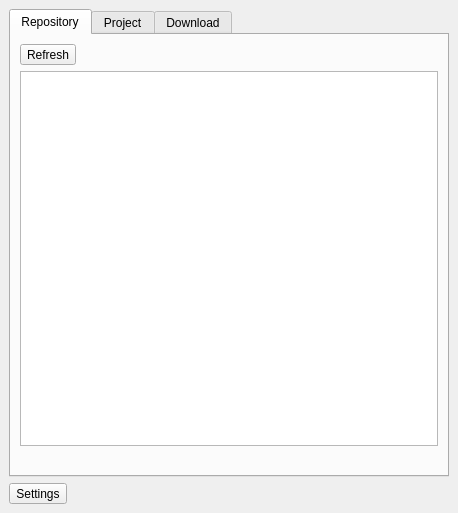
<?xml version="1.0" encoding="UTF-8"?>
<ui version="4.0">
 <class>ToolbarDockWidgetBase</class>
 <widget class="QDockWidget" name="ToolbarDockWidgetBase">
  <property name="geometry">
   <rect>
    <x>0</x>
    <y>0</y>
    <width>458</width>
    <height>513</height>
   </rect>
  </property>
  <property name="minimumSize">
   <size>
    <width>336</width>
    <height>505</height>
   </size>
  </property>
  <property name="windowTitle">
   <string>Riverscapes</string>
  </property>
  <widget class="QWidget" name="dockWidgetContents">
   <layout class="QVBoxLayout" name="verticalLayout">
    <item>
     <widget class="QTabWidget" name="tabWidget">
      <property name="currentIndex">
       <number>0</number>
      </property>
      <widget class="QWidget" name="tabRepository">
       <attribute name="title">
        <string>Repository</string>
       </attribute>
       <layout class="QVBoxLayout" name="verticalLayout_3">
        <item>
         <layout class="QHBoxLayout" name="horizontalLayout_3">
          <item>
           <widget class="QToolButton" name="btnRefresh">
            <property name="text">
             <string>Refresh</string>
            </property>
           </widget>
          </item>
          <item>
           <spacer name="horizontalSpacer">
            <property name="orientation">
             <enum>Qt::Horizontal</enum>
            </property>
            <property name="sizeHint" stdset="0">
             <size>
              <width>40</width>
              <height>20</height>
             </size>
            </property>
           </spacer>
          </item>
         </layout>
        </item>
        <item>
         <widget class="QTreeWidget" name="treeRepository">
          <property name="editTriggers">
           <set>QAbstractItemView::NoEditTriggers</set>
          </property>
          <property name="showDropIndicator" stdset="0">
           <bool>false</bool>
          </property>
          <property name="alternatingRowColors">
           <bool>true</bool>
          </property>
          <property name="wordWrap">
           <bool>true</bool>
          </property>
          <property name="headerHidden">
           <bool>true</bool>
          </property>
          <column>
           <property name="text">
            <string notr="true">1</string>
           </property>
          </column>
         </widget>
        </item>
        <item>
         <widget class="QLabel" name="lblRepoTabStatus">
          <property name="text">
           <string/>
          </property>
         </widget>
        </item>
       </layout>
      </widget>
      <widget class="QWidget" name="tabProject">
       <attribute name="title">
        <string>Project</string>
       </attribute>
       <layout class="QVBoxLayout" name="verticalLayout_2">
        <item>
         <layout class="QHBoxLayout" name="horizontalLayout">
          <item>
           <spacer name="horizontalSpacer_3">
            <property name="orientation">
             <enum>Qt::Horizontal</enum>
            </property>
            <property name="sizeHint" stdset="0">
             <size>
              <width>40</width>
              <height>20</height>
             </size>
            </property>
           </spacer>
          </item>
          <item>
           <widget class="QToolButton" name="btnLoadProject">
            <property name="text">
             <string>Open Project</string>
            </property>
           </widget>
          </item>
         </layout>
        </item>
        <item>
         <widget class="QTreeWidget" name="treeProject">
          <property name="editTriggers">
           <set>QAbstractItemView::NoEditTriggers</set>
          </property>
          <property name="showDropIndicator" stdset="0">
           <bool>false</bool>
          </property>
          <property name="alternatingRowColors">
           <bool>true</bool>
          </property>
          <property name="headerHidden">
           <bool>true</bool>
          </property>
          <attribute name="headerStretchLastSection">
           <bool>false</bool>
          </attribute>
          <column>
           <property name="text">
            <string notr="true">1</string>
           </property>
          </column>
         </widget>
        </item>
       </layout>
      </widget>
      <widget class="QWidget" name="tab">
       <attribute name="title">
        <string>Download</string>
       </attribute>
       <layout class="QVBoxLayout" name="verticalLayout_4">
        <item>
         <layout class="QHBoxLayout" name="horizontalLayout_2">
          <item>
           <widget class="QToolButton" name="btnDownloadStart">
            <property name="text">
             <string>Start</string>
            </property>
           </widget>
          </item>
          <item>
           <widget class="QToolButton" name="btnDownloadPause">
            <property name="text">
             <string>Pause</string>
            </property>
           </widget>
          </item>
          <item>
           <widget class="QToolButton" name="btnDownloadEmpty">
            <property name="text">
             <string>Empty</string>
            </property>
           </widget>
          </item>
          <item>
           <widget class="QToolButton" name="btnDownloadClearCompleted">
            <property name="text">
             <string>Clear Completed</string>
            </property>
           </widget>
          </item>
          <item>
           <spacer name="horizontalSpacer_2">
            <property name="orientation">
             <enum>Qt::Horizontal</enum>
            </property>
            <property name="sizeHint" stdset="0">
             <size>
              <width>40</width>
              <height>20</height>
             </size>
            </property>
           </spacer>
          </item>
         </layout>
        </item>
        <item>
         <layout class="QHBoxLayout" name="horizontalLayout_6">
          <item>
           <widget class="QLabel" name="label_2">
            <property name="text">
             <string>Queue:</string>
            </property>
           </widget>
          </item>
          <item>
           <widget class="QLabel" name="label_5">
            <property name="text">
             <string>...</string>
            </property>
            <property name="alignment">
             <set>Qt::AlignRight|Qt::AlignTrailing|Qt::AlignVCenter</set>
            </property>
           </widget>
          </item>
         </layout>
        </item>
        <item>
         <widget class="QProgressBar" name="progOverall">
          <property name="value">
           <number>24</number>
          </property>
         </widget>
        </item>
        <item>
         <widget class="QListWidget" name="listWidget"/>
        </item>
        <item>
         <layout class="QHBoxLayout" name="horizontalLayout_4">
          <item>
           <widget class="QLabel" name="label_3">
            <property name="text">
             <string>Project:</string>
            </property>
           </widget>
          </item>
          <item>
           <widget class="QLabel" name="label_6">
            <property name="text">
             <string>...</string>
            </property>
            <property name="alignment">
             <set>Qt::AlignRight|Qt::AlignTrailing|Qt::AlignVCenter</set>
            </property>
           </widget>
          </item>
         </layout>
        </item>
        <item>
         <widget class="QProgressBar" name="progProject">
          <property name="value">
           <number>24</number>
          </property>
         </widget>
        </item>
        <item>
         <layout class="QHBoxLayout" name="horizontalLayout_5">
          <item>
           <widget class="QLabel" name="label_4">
            <property name="text">
             <string>File:</string>
            </property>
           </widget>
          </item>
          <item>
           <widget class="QLabel" name="label_7">
            <property name="text">
             <string>...</string>
            </property>
            <property name="alignment">
             <set>Qt::AlignRight|Qt::AlignTrailing|Qt::AlignVCenter</set>
            </property>
           </widget>
          </item>
         </layout>
        </item>
        <item>
         <widget class="QProgressBar" name="progFile">
          <property name="value">
           <number>24</number>
          </property>
         </widget>
        </item>
        <item>
         <widget class="QListWidget" name="listWidget_2"/>
        </item>
       </layout>
      </widget>
     </widget>
    </item>
    <item>
     <widget class="QToolButton" name="btnSettings">
      <property name="text">
       <string>Settings</string>
      </property>
     </widget>
    </item>
   </layout>
  </widget>
 </widget>
 <resources/>
 <connections/>
</ui>
